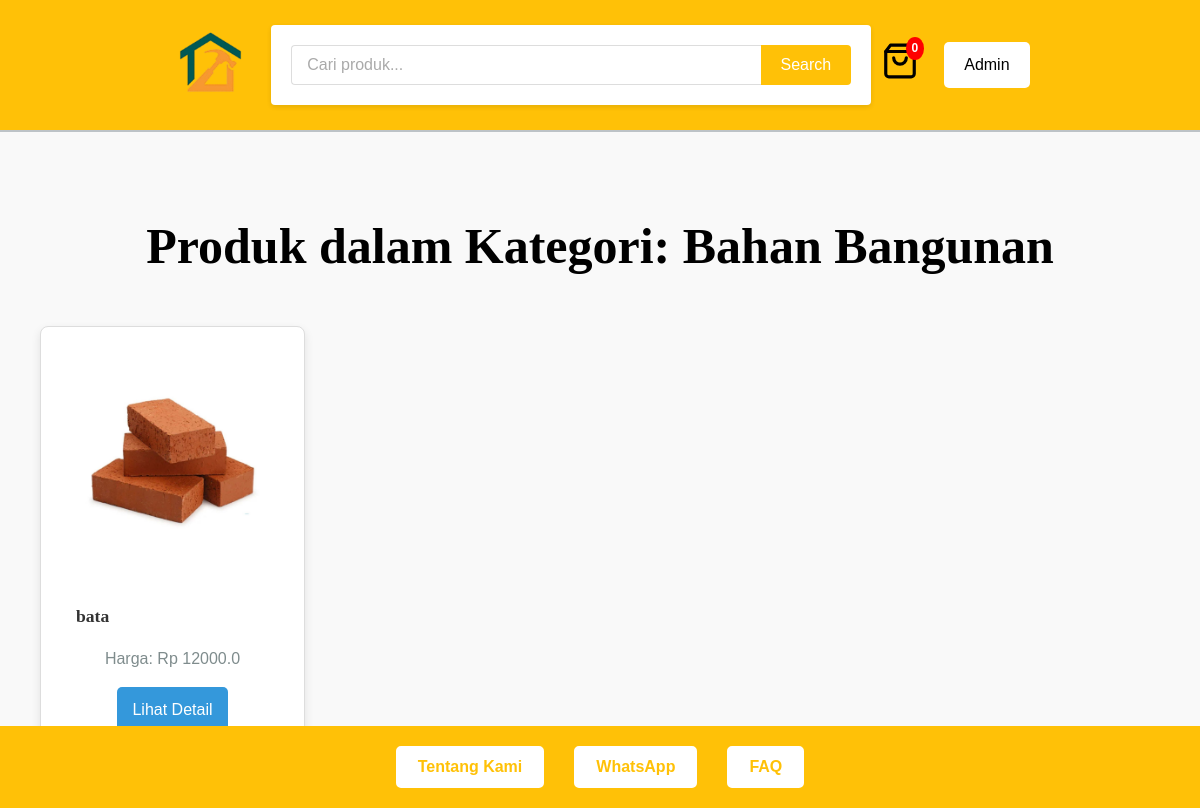
Page /category/1 on the committed database.
### karyaabadi.py (models this page shows)
class Category(db.Model):
    id = db.Column(db.Integer, primary_key=True)
    name = db.Column(db.String(100), nullable=False)
    image = db.Column(db.String(100), nullable=True)  # Tambahkan atribut image
    products = db.relationship('Products', backref='category', lazy=True)

class Products(db.Model):
    id = db.Column(db.Integer, primary_key=True)
    name = db.Column(db.String(100), nullable=False)
    price = db.Column(db.Float, nullable=False)
    description = db.Column(db.String(255), nullable=False)
    image = db.Column(db.String(100), nullable=True)
    category_id = db.Column(db.Integer, db.ForeignKey('category.id'), nullable=True)

### karyaabadi.py (the view)
@app.route('/category/<int:category_id>')
def products_by_category(category_id):
    category = Category.query.get_or_404(category_id)
    products = Products.query.filter_by(category_id=category_id).all()
    return render_template('products_by_category.html', category=category, products=products)

### templates/products_by_category.html (shortened to what this page needs)
{% extends "template.html" %} {% block content %}
<!DOCTYPE html>
<html lang="id">
  <head>
    <link
      rel="stylesheet"
      href="{{ url_for('static', filename='category.css') }}"
    />
  </head>
  <body>
    <div class="container">
      <h1>Produk dalam Kategori: {{ category.name }}</h1>
      <div class="product-cards">
        {% for product in products %}
        <div class="product-card">
          <img
            src="{{ url_for('static', filename='uploads/' + product.image) }}"
            alt="{{ product.name }}"
            class="product-image"
          />
          <div class="product-info">
            <h3 class="product-name">{{ product.name }}</h3>
            <p class="product-price">Harga: Rp {{ product.price }}</p>
            <a
              href="{{ url_for('product_detail', product_id=product.id) }}"
              class="btn-detail"
              >Lihat Detail</a
            >
          </div>
        </div>
        {% endfor %}
      </div>
    </div>
  </body>
</html>
{% endblock %}

### static/style.css (style rules this page uses)
body { font-family: "Cambria", serif; background-color: #ffffff; color: #333; }
h1, h2, h3, h4 { font-family: "Cambria", serif; color: #000000; }
h1 { text-align: center; font-size: 50px; margin-bottom: 10px; }
h3 { text-align: left; font-size: 24px; margin-bottom: 10px; }
p { line-height: 1.6; }
.container { max-width: 1200px; margin: 0 auto; padding: 70px; }
.product-card { background-color: #fff; border-radius: 8px; padding: 15px; box-shadow: 0 2px 10px rgba(0, 0, 0, 0.1); transition: transform 0.3s; }
.product-card p { font-size: 16px; color: #7f8c8d; }
.product-card { background-color: #fff; border: 1px solid #ddd; border-radius: 8px; padding: 20px; box-shadow: 0 2px 5px rgba(0, 0, 0, 0.1); text-align: center; transition: transform 0.3s; }
body { font-family: Arial, sans-serif; margin: 0; padding: 0; background-color: #f9f9f9; }

### static/category.css (style rules this page uses)
body { font-family: Arial, sans-serif; line-height: 1.6; margin: 0; padding: 0; box-sizing: border-box; }
.container { padding: 20px; max-width: 1200px; margin: 0 auto; }
h1 { text-align: center; margin-bottom: 40px; }
.product-cards { display: grid; grid-template-columns: repeat(auto-fill, minmax(250px, 1fr)); gap: 20px; }
.product-card { background-color: white; border-radius: 8px; box-shadow: 0 4px 10px rgba(0, 0, 0, 0.1); overflow: hidden; transition: transform 0.3s ease-in-out; }
.product-image { width: 100%; height: auto; object-fit: cover; }
.product-info { padding: 15px; text-align: center; }
.product-name { font-size: 1.1rem; margin: 10px 0; color: #333; }
.product-price { font-size: 1rem; color: #f39c12; margin-bottom: 15px; }
.btn-detail { display: inline-block; padding: 10px 15px; background-color: #3498db; color: white; text-decoration: none; border-radius: 5px; transition: background-color 0.3s; }

### rows in the picture
Category: name "Bahan Bangunan"
Products: image+name (picture), name "bata", price "12000.0"
